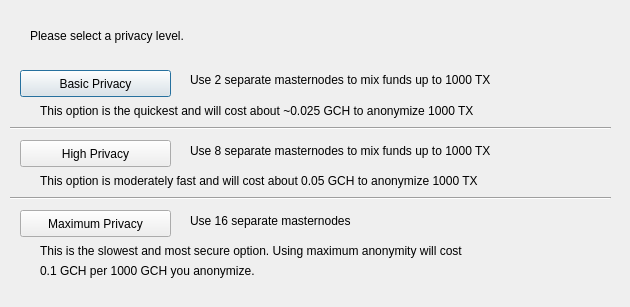
<?xml version="1.0" encoding="UTF-8"?>
<ui version="4.0">
 <class>AnonsendConfig</class>
 <widget class="QDialog" name="AnonsendConfig">
  <property name="geometry">
   <rect>
    <x>0</x>
    <y>0</y>
    <width>630</width>
    <height>307</height>
   </rect>
  </property>
  <property name="windowTitle">
   <string>Configure Anonsend</string>
  </property>
  <widget class="QPushButton" name="buttonBasic">
   <property name="geometry">
    <rect>
     <x>20</x>
     <y>70</y>
     <width>151</width>
     <height>27</height>
    </rect>
   </property>
   <property name="text">
    <string>Basic Privacy</string>
   </property>
  </widget>
  <widget class="QPushButton" name="buttonHigh">
   <property name="geometry">
    <rect>
     <x>20</x>
     <y>140</y>
     <width>151</width>
     <height>27</height>
    </rect>
   </property>
   <property name="text">
    <string>High Privacy</string>
   </property>
  </widget>
  <widget class="QPushButton" name="buttonMax">
   <property name="geometry">
    <rect>
     <x>20</x>
     <y>210</y>
     <width>151</width>
     <height>27</height>
    </rect>
   </property>
   <property name="text">
    <string>Maximum Privacy</string>
   </property>
  </widget>
  <widget class="QLabel" name="label">
   <property name="geometry">
    <rect>
     <x>30</x>
     <y>20</y>
     <width>571</width>
     <height>31</height>
    </rect>
   </property>
   <property name="text">
    <string>Please select a privacy level.</string>
   </property>
  </widget>
  <widget class="QLabel" name="label_2">
   <property name="geometry">
    <rect>
     <x>190</x>
     <y>70</y>
     <width>421</width>
     <height>21</height>
    </rect>
   </property>
   <property name="text">
    <string>&lt;html&gt;&lt;head/&gt;&lt;body&gt;&lt;p&gt;Use 2 separate masternodes to mix funds up to 1000 TX&lt;/p&gt;&lt;/body&gt;&lt;/html&gt;</string>
   </property>
  </widget>
  <widget class="QLabel" name="label_3">
   <property name="geometry">
    <rect>
     <x>190</x>
     <y>140</y>
     <width>411</width>
     <height>21</height>
    </rect>
   </property>
   <property name="text">
    <string>Use 8 separate masternodes to mix funds up to 1000 TX</string>
   </property>
  </widget>
  <widget class="QLabel" name="label_4">
   <property name="geometry">
    <rect>
     <x>190</x>
     <y>210</y>
     <width>421</width>
     <height>21</height>
    </rect>
   </property>
   <property name="text">
    <string>Use 16 separate masternodes</string>
   </property>
  </widget>
  <widget class="QLabel" name="label_6">
   <property name="geometry">
    <rect>
     <x>40</x>
     <y>100</y>
     <width>561</width>
     <height>21</height>
    </rect>
   </property>
   <property name="text">
    <string>This option is the quickest and will cost about ~0.025 GCH to anonymize 1000 TX</string>
   </property>
  </widget>
  <widget class="QLabel" name="label_7">
   <property name="geometry">
    <rect>
     <x>40</x>
     <y>170</y>
     <width>561</width>
     <height>21</height>
    </rect>
   </property>
   <property name="text">
    <string>This option is moderately fast and will cost about 0.05 GCH to anonymize 1000 TX</string>
   </property>
  </widget>
  <widget class="QLabel" name="label_8">
   <property name="geometry">
    <rect>
     <x>40</x>
     <y>240</y>
     <width>561</width>
     <height>21</height>
    </rect>
   </property>
   <property name="text">
    <string>This is the slowest and most secure option. Using maximum anonymity will cost</string>
   </property>
  </widget>
  <widget class="QLabel" name="label_9">
   <property name="geometry">
    <rect>
     <x>40</x>
     <y>260</y>
     <width>561</width>
     <height>21</height>
    </rect>
   </property>
   <property name="text">
    <string>0.1 GCH per 1000 GCH you anonymize.</string>
   </property>
  </widget>
  <widget class="Line" name="line">
   <property name="geometry">
    <rect>
     <x>10</x>
     <y>120</y>
     <width>601</width>
     <height>16</height>
    </rect>
   </property>
   <property name="orientation">
    <enum>Qt::Horizontal</enum>
   </property>
  </widget>
  <widget class="Line" name="line_2">
   <property name="geometry">
    <rect>
     <x>10</x>
     <y>190</y>
     <width>601</width>
     <height>16</height>
    </rect>
   </property>
   <property name="orientation">
    <enum>Qt::Horizontal</enum>
   </property>
  </widget>
 </widget>
 <resources/>
 <connections/>
</ui>
